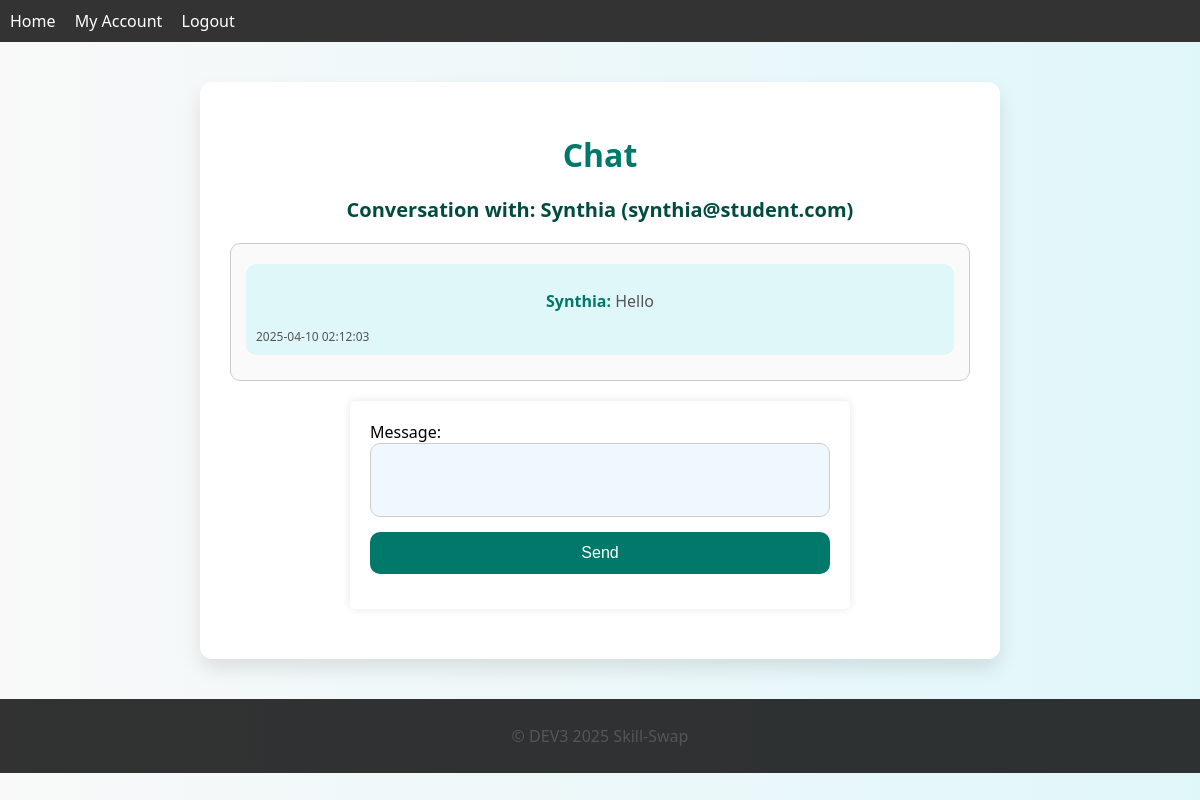
The app's page /chat.php?receiver_id=4 (signed in) with its own data.
### tables this page shows
CREATE TABLE `users` (
  `user_id` int(11) NOT NULL,
  `name` varchar(255) NOT NULL,
  `email` varchar(255) NOT NULL,
  `password` varchar(255) NOT NULL,
  `role` enum('teacher','student','admin') NOT NULL
);

CREATE TABLE `messages` (
  `message_id` int(11) NOT NULL,
  `sender_id` int(11) DEFAULT NULL,
  `receiver_id` int(11) DEFAULT NULL,
  `message` text NOT NULL,
  `sent_at` datetime DEFAULT current_timestamp()
);

### classes/User.php (called while the page is built, shortened)
<?php
class User {
    private $conn;
    public function __construct($db){
        $this->conn = $db;
    }
	public function getUserById($user_id) {
    $query = "SELECT name, email FROM users WHERE user_id = :user_id";
    $stmt = $this->conn->prepare($query);
    $stmt->bindParam(':user_id', $user_id, PDO::PARAM_INT);
    $stmt->execute();
    return $stmt->fetch(PDO::FETCH_ASSOC);
	}
}
?>

### classes/Message.php (called while the page is built, shortened)
<?php
class Message {
    private $conn;
    private $table = "messages";
    public function __construct($db){
        $this->conn = $db;
    }
    public function getConversation($user1, $user2) {
        $query = "SELECT m.*, u.name as sender_name FROM " . $this->table . " m
                  JOIN users u ON m.sender_id = u.user_id
                  WHERE (sender_id = :user1 AND receiver_id = :user2)
                     OR (sender_id = :user2 AND receiver_id = :user1)
                  ORDER BY sent_at ASC";
        $stmt = $this->conn->prepare($query);
        $stmt->bindParam(':user1', $user1);
        $stmt->bindParam(':user2', $user2);
        $stmt->execute();
        return $stmt->fetchAll(PDO::FETCH_ASSOC);
    }
}
?>

### chat.php (the view, shortened to what this page needs)
<?php
require_once 'classes/User.php';
require_once 'classes/Message.php';
$db = (new Database())->getConnection();
$userObj = new User($db);
$messageObj = new Message($db);
$receiver_id = isset($_GET['receiver_id']) ? $_GET['receiver_id'] : null;
$conversation = [];
$receiver = null;
if($receiver_id){
    $conversation = $messageObj->getConversation($_SESSION['user_id'], $receiver_id);
	$receiver = $userObj->getUserById($receiver_id);
}
?>
<?php include 'includes/header.php'; ?>
<main>
    <h1>Chat</h1>
    <?php if($receiver_id): ?>
		<h2>Conversation with:
			<?php echo htmlspecialchars($receiver['name']) . " (" . htmlspecialchars($receiver['email']) . ")"; ?>
		</h2>
        <div class="conversation">
            <?php foreach($conversation as $msg): ?>
                <div class="message">
                    <p><strong><?php echo htmlspecialchars($msg['sender_name']); ?>:</strong> <?php echo htmlspecialchars($msg['message']); ?></p>
                    <small><?php echo htmlspecialchars($msg['sent_at']); ?></small>
                </div>
            <?php endforeach; ?>
        </div>
        <form action="chat.php?receiver_id=<?php echo $receiver_id; ?>" method="POST">
            <label>Message:</label>
            <textarea name="message" rows="3" required></textarea>
            <button type="submit">Send</button>
        </form>
    <?php else: ?>
        <p>Please select a user to chat with by adding ?receiver_id=USER_ID to the URL.</p>
    <?php endif; ?>
</main>
<?php include 'includes/footer.php'; ?>

### css/style.css (style rules this page uses)
* { box-sizing: border-box; }
body { font-family: Arial, sans-serif; margin: 0; padding: 0; background-color: #f5f5f5; background-image: url('images/light.jpg'); background-size: cover; background-position: center center; background-attachment: fixed; height: 100vh; }
main { padding: 20px; }
form { margin: 20px auto; padding: 20px; background: #fff; width: 90%; max-width: 500px; border-radius: 5px; box-shadow: 0 0 10px rgba(0, 0, 0, 0.1); }
input, textarea, select, button { display: block; width: 100%; margin-bottom: 15px; padding: 8px; font-size: 16px; }
.conversation { background: #fff; padding: 15px; border-radius: 5px; margin-bottom: 15px; }
.message { background: #e0e0e0; margin: 5px 0; padding: 10px; border-radius: 3px; }

### chat.php (style rules this page uses)
body { font-family: 'Segoe UI', Tahoma, Geneva, Verdana, sans-serif; background: linear-gradient(to right, #f9f9f9, #e0f7fa); margin: 0; padding: 0; }
main { max-width: 800px; margin: 40px auto; background: white; border-radius: 12px; box-shadow: 0 10px 20px rgba(0, 0, 0, 0.1); padding: 30px; }
h1 { text-align: center; color: #00796b; margin-bottom: 20px; }
h2 { text-align: center; color: #004d40; font-size: 20px; margin-bottom: 20px; }
.conversation { border: 1px solid #ccc; border-radius: 10px; padding: 15px; max-height: 300px; overflow-y: auto; background: #fafafa; margin-bottom: 20px; }
.message { background: #e0f7fa; border-radius: 10px; padding: 10px; margin-bottom: 10px; position: relative; }
.message strong { color: #00796b; }
.message small { display: block; font-size: 12px; color: #555; margin-top: 5px; }
form textarea { width: 100%; padding: 12px; border-radius: 10px; border: 1px solid #ccc; resize: none; font-size: 14px; margin-bottom: 15px; background-color: #f0f8ff; }
form button { background-color: #00796b; color: white; padding: 12px 20px; border: none; border-radius: 10px; cursor: pointer; font-size: 16px; width: 100%; transition: background-color 0.3s ease; }
p { text-align: center; font-size: 16px; color: #555; }

### records on screen
users: name "Synthia", email "synthia@student.com"
messages: sender.name "Synthia", message "Hello", sent_at "2025-04-10 02:12:03"
